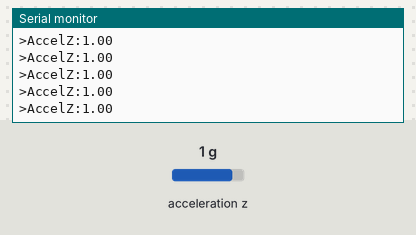
Simulated run of this program. Board: Seeed XIAO (SAMD21). Parts: the last lines printed to the serial monitor. Inputs (shaded band) come from the test bench; at power-on: acceleration z 1 g.

Above: at 1.2 s.
1.3 s: acceleration z set to -1.4 g
At 2.1 s:
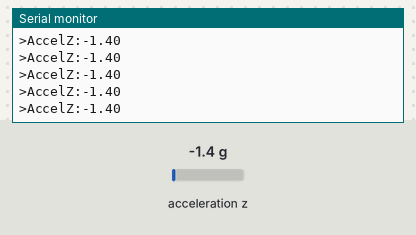
2.8 s: acceleration z set to -0.8 g
At 3.9 s:
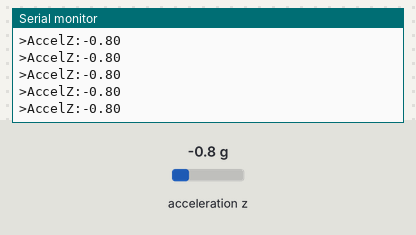
Timing chart, 0 to 5.8 s (numbered marks = the images above; inputs shaded):
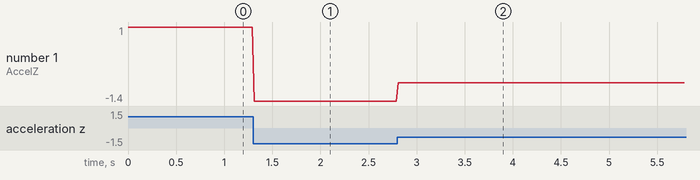

Measured:
- after the input at 1.3 s, the serial monitor: prints a new line at once (image 1)
- after the input at 2.8 s, the serial monitor: prints a new line at once (image 2)
- plotted number 1: 1 → -1.4 after the input at 1.3 s, -1.4 → -0.8 after the input at 2.8 s

The program:

main.cpp
```cpp
// Initial code for a bela mini microprocessor, next stage is to switch to a seeed xiao nrf52840 sense microprocessor.

#include <Arduino.h>
#include <LSM6DS3.h>
#include <Wire.h>

LSM6DS3 myIMU(I2C_MODE, 0x6A);
int heartbeat = 0;

void setup() {
    Serial.begin(115200);
    while (!Serial); // Wait for serial to open

    if (myIMU.begin() != 0) {
        Serial.println(">Status:Sensor_Error");
    } else {
        Serial.println(">Status:Sensor_OK");
    }
}

void loop() {
    float z_val = myIMU.readFloatAccelZ();

    // 1. Send the actual sensor data
    Serial.print(">AccelZ:");
    Serial.println(z_val);

    // Heartbeat code to check the signal is working
    // Serial.print(">Heartbeat:");
    // Serial.println(heartbeat);

    // heartbeat++;
    // if(heartbeat > 100) heartbeat = 0; // Reset every 100 steps

    delay(20);
}
```
